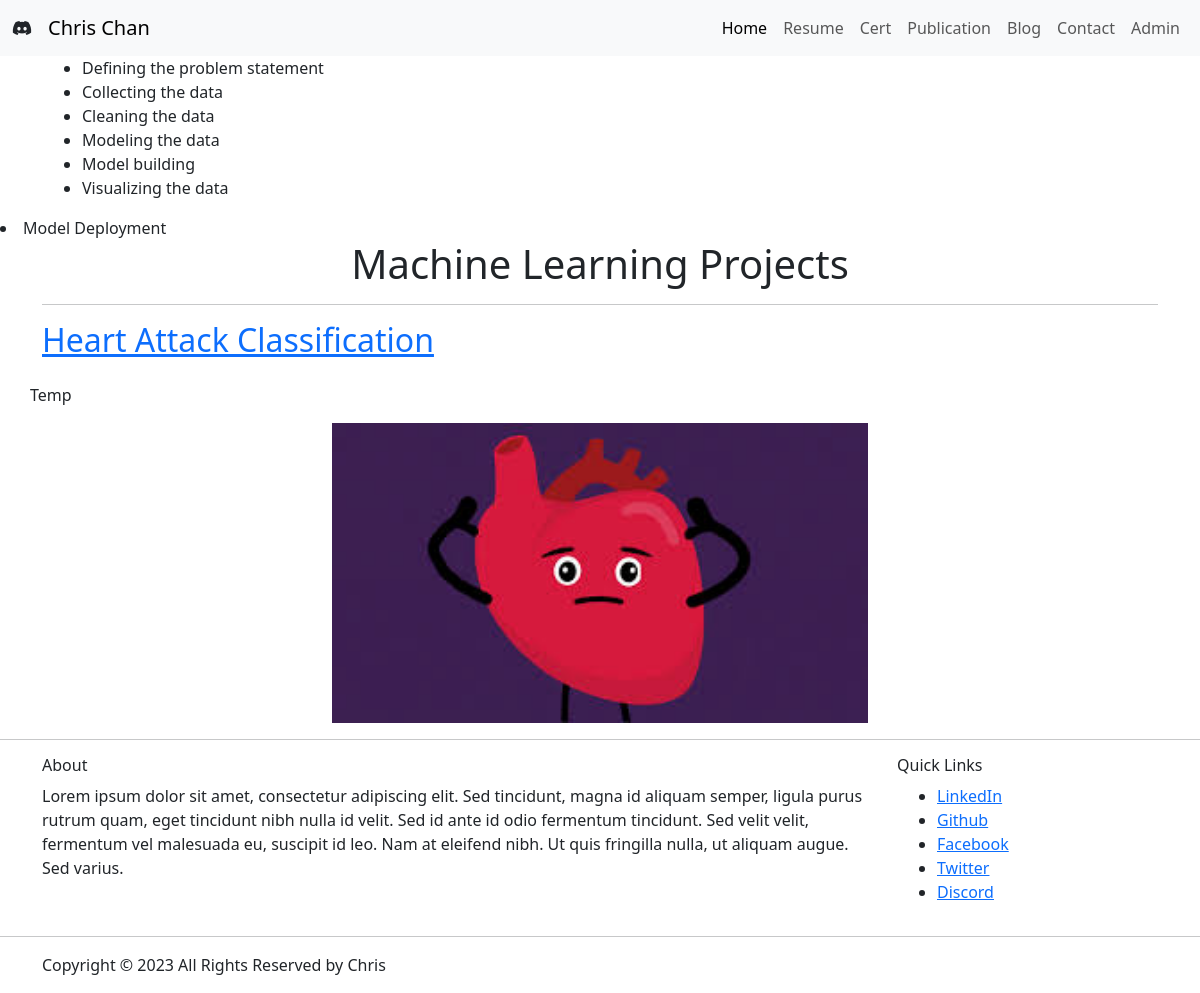
The page /ml/ on the database its author committed.
### base/models.py (models this page shows, shortened)
class ML(models.Model):
    title = models.CharField(max_length = 250)
    description = models.TextField()
    tech = models.TextField()
    image = models.ImageField(upload_to ='media/')
    url = models.URLField(blank = True)

### base/views.py (the view)
# urls.py: path('ml/', views.mlproj, name="mlproj"),
def mlproj(request):
    MLs = ML.objects.all()
    context = {'MLs': MLs}
    return render(request, 'base/mlproj.html', context)

### base/templates/base/mlproj.html (shortened to what this page needs)
{% extends 'main.html'%}
{% load static %}
{% block content %}
<div class="container">
    <ul>
        <li>Defining the problem statement</li>
        <li>Collecting the data</li>
        <li>Cleaning the data</li>
        <li>Modeling the data</li>
        <li>Model building</li>
        <li>Visualizing the data</div>
        <li>Model Deployment</li>
<div class="container">
    <h1 class="text-center">Machine Learning Projects</h1>
    {% for m in MLs %}
    <hr>
    <div class="row">
        <h2><a href = "{{m.url}}" target ="_blank">{{m.title}}</a></h2>
        </p>{{m.description|truncatechars:500}}</p>
        <img src = "{{m.image.url}}" style="height: 300px; object-fit: contain">
    </div>
    {% endfor %}
</div>
<hr>
{% endblock %}

### rows shown on the page
ML: title "Heart Attack Classification", description "Temp", image (picture)
